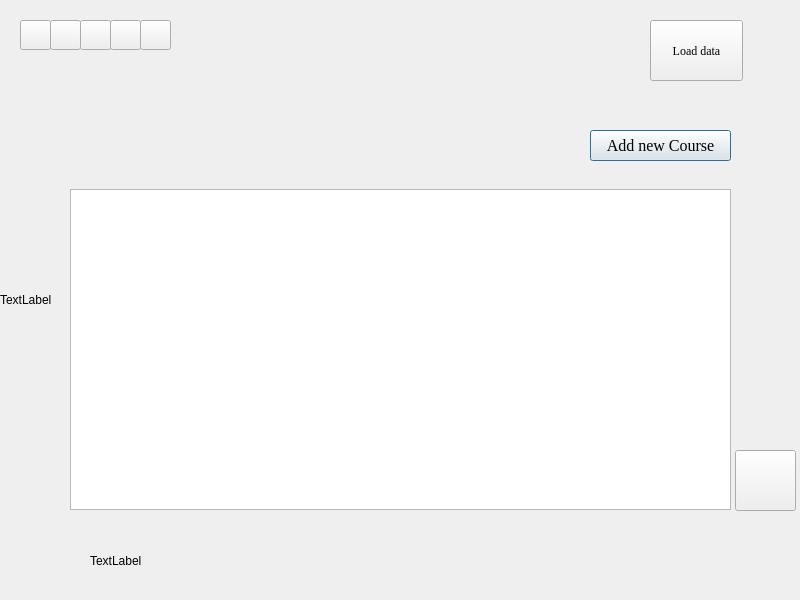
<?xml version="1.0" encoding="UTF-8"?>
<ui version="4.0">
 <class>SecDialog</class>
 <widget class="QDialog" name="SecDialog">
  <property name="geometry">
   <rect>
    <x>0</x>
    <y>0</y>
    <width>800</width>
    <height>600</height>
   </rect>
  </property>
  <property name="windowTitle">
   <string>Dialog</string>
  </property>
  <widget class="QPushButton" name="Add_Pushbutton">
   <property name="geometry">
    <rect>
     <x>590</x>
     <y>130</y>
     <width>141</width>
     <height>31</height>
    </rect>
   </property>
   <property name="font">
    <font>
     <family>Times New Roman</family>
     <pointsize>12</pointsize>
     <weight>50</weight>
     <italic>false</italic>
     <bold>false</bold>
    </font>
   </property>
   <property name="text">
    <string>Add new Course</string>
   </property>
  </widget>
  <widget class="QPushButton" name="back_pushbutton">
   <property name="geometry">
    <rect>
     <x>735</x>
     <y>450</y>
     <width>61</width>
     <height>61</height>
    </rect>
   </property>
   <property name="text">
    <string/>
   </property>
  </widget>
  <widget class="QTableView" name="tableView">
   <property name="geometry">
    <rect>
     <x>70</x>
     <y>189</y>
     <width>661</width>
     <height>321</height>
    </rect>
   </property>
  </widget>
  <widget class="QPushButton" name="loadData">
   <property name="geometry">
    <rect>
     <x>650</x>
     <y>20</y>
     <width>93</width>
     <height>61</height>
    </rect>
   </property>
   <property name="font">
    <font>
     <family>Times New Roman</family>
    </font>
   </property>
   <property name="text">
    <string>Load data</string>
   </property>
  </widget>
  <widget class="QLabel" name="label">
   <property name="geometry">
    <rect>
     <x>90</x>
     <y>540</y>
     <width>121</width>
     <height>41</height>
    </rect>
   </property>
   <property name="text">
    <string>TextLabel</string>
   </property>
  </widget>
  <widget class="QLabel" name="label_2">
   <property name="geometry">
    <rect>
     <x>0</x>
     <y>0</y>
     <width>800</width>
     <height>600</height>
    </rect>
   </property>
   <property name="text">
    <string>TextLabel</string>
   </property>
  </widget>
  <widget class="QPushButton" name="course">
   <property name="geometry">
    <rect>
     <x>50</x>
     <y>20</y>
     <width>31</width>
     <height>30</height>
    </rect>
   </property>
   <property name="text">
    <string/>
   </property>
  </widget>
  <widget class="QPushButton" name="home">
   <property name="geometry">
    <rect>
     <x>20</x>
     <y>20</y>
     <width>31</width>
     <height>30</height>
    </rect>
   </property>
   <property name="text">
    <string/>
   </property>
  </widget>
  <widget class="QPushButton" name="stu">
   <property name="geometry">
    <rect>
     <x>110</x>
     <y>20</y>
     <width>31</width>
     <height>30</height>
    </rect>
   </property>
   <property name="text">
    <string/>
   </property>
  </widget>
  <widget class="QPushButton" name="course_plus">
   <property name="geometry">
    <rect>
     <x>80</x>
     <y>20</y>
     <width>31</width>
     <height>30</height>
    </rect>
   </property>
   <property name="text">
    <string/>
   </property>
  </widget>
  <widget class="QPushButton" name="student_plus">
   <property name="geometry">
    <rect>
     <x>140</x>
     <y>20</y>
     <width>31</width>
     <height>30</height>
    </rect>
   </property>
   <property name="text">
    <string/>
   </property>
  </widget>
  <zorder>label_2</zorder>
  <zorder>back_pushbutton</zorder>
  <zorder>loadData</zorder>
  <zorder>label</zorder>
  <zorder>Add_Pushbutton</zorder>
  <zorder>tableView</zorder>
  <zorder>course</zorder>
  <zorder>home</zorder>
  <zorder>stu</zorder>
  <zorder>course_plus</zorder>
  <zorder>student_plus</zorder>
 </widget>
 <resources/>
 <connections/>
</ui>
